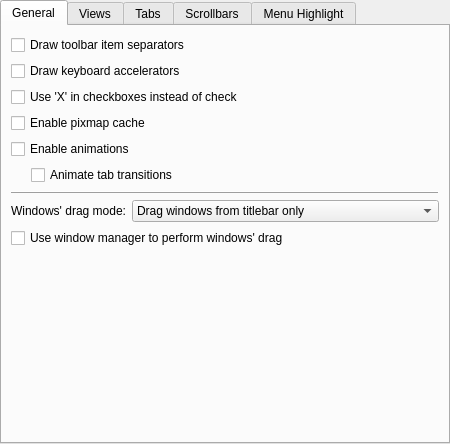
<?xml version="1.0" encoding="UTF-8"?>
<ui version="4.0">
 <class>OxygenStyleConfig</class>
 <widget class="QWidget" name="OxygenStyleConfig">
  <property name="geometry">
   <rect>
    <x>0</x>
    <y>0</y>
    <width>450</width>
    <height>444</height>
   </rect>
  </property>
  <property name="sizePolicy">
   <sizepolicy hsizetype="Preferred" vsizetype="Preferred">
    <horstretch>0</horstretch>
    <verstretch>0</verstretch>
   </sizepolicy>
  </property>
  <property name="minimumSize">
   <size>
    <width>450</width>
    <height>200</height>
   </size>
  </property>
  <property name="windowTitle">
   <string>Dialog</string>
  </property>
  <layout class="QVBoxLayout" name="verticalLayout">
   <property name="margin">
    <number>0</number>
   </property>
   <item>
    <widget class="KTabWidget" name="tabWidget">
     <property name="sizePolicy">
      <sizepolicy hsizetype="Expanding" vsizetype="Expanding">
       <horstretch>0</horstretch>
       <verstretch>0</verstretch>
      </sizepolicy>
     </property>
     <property name="currentIndex">
      <number>0</number>
     </property>
     <widget class="QWidget" name="tab_1">
      <attribute name="title">
       <string>General</string>
      </attribute>
      <layout class="QVBoxLayout" name="verticalLayout_3">
       <item>
        <widget class="QCheckBox" name="_toolBarDrawItemSeparator">
         <property name="text">
          <string>Draw toolbar item separators</string>
         </property>
        </widget>
       </item>
       <item>
        <widget class="QCheckBox" name="_showMnemonics">
         <property name="text">
          <string>Draw keyboard accelerators</string>
         </property>
        </widget>
       </item>
       <item>
        <widget class="QCheckBox" name="_checkDrawX">
         <property name="text">
          <string>Use 'X' in checkboxes instead of check</string>
         </property>
        </widget>
       </item>
       <item>
        <widget class="QCheckBox" name="_cacheEnabled">
         <property name="text">
          <string>Enable pixmap cache</string>
         </property>
        </widget>
       </item>
       <item>
        <widget class="QCheckBox" name="_animationsEnabled">
         <property name="text">
          <string>Enable animations</string>
         </property>
        </widget>
       </item>
       <item>
        <widget class="QWidget" name="_stackedTransitionWidget" native="true">
         <layout class="QHBoxLayout" name="horizontalLayout_2">
          <property name="margin">
           <number>0</number>
          </property>
          <item>
           <spacer name="horizontalSpacer_4">
            <property name="orientation">
             <enum>Qt::Horizontal</enum>
            </property>
            <property name="sizeType">
             <enum>QSizePolicy::Fixed</enum>
            </property>
            <property name="sizeHint" stdset="0">
             <size>
              <width>20</width>
              <height>20</height>
             </size>
            </property>
           </spacer>
          </item>
          <item>
           <widget class="QCheckBox" name="_stackedWidgetTransitionsEnabled">
            <property name="sizePolicy">
             <sizepolicy hsizetype="Expanding" vsizetype="Fixed">
              <horstretch>0</horstretch>
              <verstretch>0</verstretch>
             </sizepolicy>
            </property>
            <property name="text">
             <string>Animate tab transitions</string>
            </property>
           </widget>
          </item>
         </layout>
        </widget>
       </item>
       <item>
        <widget class="QFrame" name="frame">
         <property name="frameShape">
          <enum>QFrame::HLine</enum>
         </property>
         <property name="frameShadow">
          <enum>QFrame::Raised</enum>
         </property>
        </widget>
       </item>
       <item>
        <layout class="QHBoxLayout" name="horizontalLayout_4">
         <item>
          <widget class="QLabel" name="label_3">
           <property name="sizePolicy">
            <sizepolicy hsizetype="Fixed" vsizetype="Preferred">
             <horstretch>0</horstretch>
             <verstretch>0</verstretch>
            </sizepolicy>
           </property>
           <property name="text">
            <string>Windows' drag mode:</string>
           </property>
           <property name="alignment">
            <set>Qt::AlignRight|Qt::AlignTrailing|Qt::AlignVCenter</set>
           </property>
           <property name="buddy">
            <cstring>_windowDragMode</cstring>
           </property>
          </widget>
         </item>
         <item>
          <widget class="KComboBox" name="_windowDragMode">
           <item>
            <property name="text">
             <string>Drag windows from titlebar only</string>
            </property>
           </item>
           <item>
            <property name="text">
             <string>Drag windows from titlebar, menubar and toolbars</string>
            </property>
           </item>
           <item>
            <property name="text">
             <string>Drag windows from all empty areas</string>
            </property>
           </item>
          </widget>
         </item>
        </layout>
       </item>
       <item>
        <widget class="QCheckBox" name="_useWMMoveResize">
         <property name="text">
          <string>Use window manager to perform windows' drag</string>
         </property>
        </widget>
       </item>
       <item>
        <spacer name="verticalSpacer_4">
         <property name="orientation">
          <enum>Qt::Vertical</enum>
         </property>
         <property name="sizeHint" stdset="0">
          <size>
           <width>20</width>
           <height>40</height>
          </size>
         </property>
        </spacer>
       </item>
      </layout>
     </widget>
     <widget class="QWidget" name="tab_2">
      <attribute name="title">
       <string>Views</string>
      </attribute>
      <layout class="QGridLayout" name="gridLayout_5">
       <item row="0" column="0" colspan="2">
        <widget class="QCheckBox" name="_viewDrawFocusIndicator">
         <property name="text">
          <string>Draw focus indicator</string>
         </property>
        </widget>
       </item>
       <item row="1" column="0" colspan="2">
        <widget class="QCheckBox" name="_viewDrawTreeBranchLines">
         <property name="text">
          <string>Draw tree branch lines</string>
         </property>
        </widget>
       </item>
       <item row="2" column="0" colspan="2">
        <widget class="QCheckBox" name="_viewDrawTriangularExpander">
         <property name="text">
          <string>Use triangle tree expander instead of +/-</string>
         </property>
        </widget>
       </item>
       <item row="3" column="0">
        <spacer name="horizontalSpacer_5">
         <property name="orientation">
          <enum>Qt::Horizontal</enum>
         </property>
         <property name="sizeType">
          <enum>QSizePolicy::Fixed</enum>
         </property>
         <property name="sizeHint" stdset="0">
          <size>
           <width>25</width>
           <height>20</height>
          </size>
         </property>
        </spacer>
       </item>
       <item row="3" column="1">
        <widget class="QWidget" name="_viewsExpertWidget" native="true">
         <layout class="QHBoxLayout" name="horizontalLayout">
          <property name="margin">
           <number>0</number>
          </property>
          <item>
           <widget class="QLabel" name="label_4">
            <property name="text">
             <string>Triangle size:</string>
            </property>
            <property name="buddy">
             <cstring>_viewTriangularExpanderSize</cstring>
            </property>
           </widget>
          </item>
          <item>
           <widget class="KComboBox" name="_viewTriangularExpanderSize">
            <item>
             <property name="text">
              <string>Tiny</string>
             </property>
            </item>
            <item>
             <property name="text">
              <string>Small</string>
             </property>
            </item>
            <item>
             <property name="text">
              <string>Normal</string>
             </property>
            </item>
           </widget>
          </item>
          <item>
           <spacer name="horizontalSpacer_3">
            <property name="orientation">
             <enum>Qt::Horizontal</enum>
            </property>
            <property name="sizeHint" stdset="0">
             <size>
              <width>40</width>
              <height>20</height>
             </size>
            </property>
           </spacer>
          </item>
         </layout>
        </widget>
       </item>
       <item row="4" column="0" colspan="2">
        <spacer name="verticalSpacer_3">
         <property name="orientation">
          <enum>Qt::Vertical</enum>
         </property>
         <property name="sizeHint" stdset="0">
          <size>
           <width>259</width>
           <height>70</height>
          </size>
         </property>
        </spacer>
       </item>
      </layout>
     </widget>
     <widget class="QWidget" name="tab_3">
      <attribute name="title">
       <string>Tabs</string>
      </attribute>
      <layout class="QGridLayout" name="gridLayout_2">
       <item row="3" column="0">
        <spacer name="verticalSpacer_2">
         <property name="orientation">
          <enum>Qt::Vertical</enum>
         </property>
         <property name="sizeHint" stdset="0">
          <size>
           <width>20</width>
           <height>40</height>
          </size>
         </property>
        </spacer>
       </item>
       <item row="1" column="0">
        <widget class="QRadioButton" name="_tabStyleSingle">
         <property name="text">
          <string comment="Renders each inactive tab in a tabbar as separate darker slab">Single</string>
         </property>
        </widget>
       </item>
       <item row="2" column="0">
        <widget class="QRadioButton" name="_tabStylePlain">
         <property name="text">
          <string comment="Renders inactive tabs in a tabbar as a unique darker slab">Plain</string>
         </property>
        </widget>
       </item>
       <item row="0" column="0">
        <widget class="QLabel" name="label_2">
         <property name="text">
          <string>Inactive tabs style:</string>
         </property>
        </widget>
       </item>
      </layout>
     </widget>
     <widget class="QWidget" name="tab_4">
      <attribute name="title">
       <string>Scrollbars</string>
      </attribute>
      <layout class="QVBoxLayout" name="verticalLayout_2">
       <item>
        <layout class="QHBoxLayout" name="horizontalLayout_3">
         <item>
          <widget class="QLabel" name="label">
           <property name="text">
            <string>Scrollbar width:</string>
           </property>
           <property name="alignment">
            <set>Qt::AlignRight|Qt::AlignTrailing|Qt::AlignVCenter</set>
           </property>
           <property name="buddy">
            <cstring>_scrollBarWidthSlider</cstring>
           </property>
          </widget>
         </item>
         <item>
          <widget class="QSlider" name="_scrollBarWidthSlider">
           <property name="minimum">
            <number>10</number>
           </property>
           <property name="maximum">
            <number>30</number>
           </property>
           <property name="pageStep">
            <number>5</number>
           </property>
           <property name="orientation">
            <enum>Qt::Horizontal</enum>
           </property>
           <property name="tickPosition">
            <enum>QSlider::TicksBelow</enum>
           </property>
           <property name="tickInterval">
            <number>5</number>
           </property>
          </widget>
         </item>
         <item>
          <widget class="KIntSpinBox" name="_scrollBarWidth">
           <property name="alignment">
            <set>Qt::AlignRight|Qt::AlignTrailing|Qt::AlignVCenter</set>
           </property>
           <property name="minimum">
            <number>10</number>
           </property>
           <property name="maximum">
            <number>30</number>
           </property>
          </widget>
         </item>
         <item>
          <spacer name="horizontalSpacer_2">
           <property name="orientation">
            <enum>Qt::Horizontal</enum>
           </property>
           <property name="sizeHint" stdset="0">
            <size>
             <width>40</width>
             <height>20</height>
            </size>
           </property>
          </spacer>
         </item>
        </layout>
       </item>
       <item>
        <layout class="QGridLayout" name="gridLayout_4">
         <item row="0" column="0">
          <widget class="QLabel" name="label_5">
           <property name="text">
            <string>Top arrow button type:</string>
           </property>
           <property name="alignment">
            <set>Qt::AlignRight|Qt::AlignTrailing|Qt::AlignVCenter</set>
           </property>
          </widget>
         </item>
         <item row="1" column="0">
          <widget class="QLabel" name="label_6">
           <property name="text">
            <string>Bottom arrow button type:</string>
           </property>
           <property name="alignment">
            <set>Qt::AlignRight|Qt::AlignTrailing|Qt::AlignVCenter</set>
           </property>
          </widget>
         </item>
         <item row="0" column="1">
          <widget class="KComboBox" name="_scrollBarSubLineButtons">
           <item>
            <property name="text">
             <string>No buttons</string>
            </property>
           </item>
           <item>
            <property name="text">
             <string>One button</string>
            </property>
           </item>
           <item>
            <property name="text">
             <string>Two buttons</string>
            </property>
           </item>
          </widget>
         </item>
         <item row="0" column="2">
          <spacer name="horizontalSpacer">
           <property name="orientation">
            <enum>Qt::Horizontal</enum>
           </property>
           <property name="sizeHint" stdset="0">
            <size>
             <width>40</width>
             <height>20</height>
            </size>
           </property>
          </spacer>
         </item>
         <item row="1" column="1">
          <widget class="KComboBox" name="_scrollBarAddLineButtons">
           <item>
            <property name="text">
             <string>No button</string>
            </property>
           </item>
           <item>
            <property name="text">
             <string>One button</string>
            </property>
           </item>
           <item>
            <property name="text">
             <string>Two buttons</string>
            </property>
           </item>
          </widget>
         </item>
        </layout>
       </item>
       <item>
        <spacer name="verticalSpacer">
         <property name="orientation">
          <enum>Qt::Vertical</enum>
         </property>
         <property name="sizeHint" stdset="0">
          <size>
           <width>20</width>
           <height>40</height>
          </size>
         </property>
        </spacer>
       </item>
      </layout>
     </widget>
     <widget class="QWidget" name="tab_5">
      <attribute name="title">
       <string>Menu Highlight</string>
      </attribute>
      <layout class="QGridLayout" name="gridLayout_3">
       <item row="0" column="0">
        <widget class="QRadioButton" name="_menuHighlightDark">
         <property name="text">
          <string>Use dark color</string>
         </property>
        </widget>
       </item>
       <item row="1" column="0">
        <widget class="QRadioButton" name="_menuHighlightStrong">
         <property name="text">
          <string>Use selection color (plain)</string>
         </property>
        </widget>
       </item>
       <item row="2" column="0">
        <widget class="QRadioButton" name="_menuHighlightSubtle">
         <property name="text">
          <string>Use selection color (subtle)</string>
         </property>
        </widget>
       </item>
       <item row="3" column="0">
        <spacer name="verticalSpacer_5">
         <property name="orientation">
          <enum>Qt::Vertical</enum>
         </property>
         <property name="sizeHint" stdset="0">
          <size>
           <width>20</width>
           <height>40</height>
          </size>
         </property>
        </spacer>
       </item>
      </layout>
     </widget>
    </widget>
   </item>
  </layout>
 </widget>
 <customwidgets>
  <customwidget>
   <class>KIntSpinBox</class>
   <extends>QSpinBox</extends>
   <header>knuminput.h</header>
  </customwidget>
  <customwidget>
   <class>KComboBox</class>
   <extends>QComboBox</extends>
   <header>kcombobox.h</header>
  </customwidget>
  <customwidget>
   <class>KTabWidget</class>
   <extends>QTabWidget</extends>
   <header>ktabwidget.h</header>
   <container>1</container>
  </customwidget>
 </customwidgets>
 <resources/>
 <connections>
  <connection>
   <sender>_scrollBarWidth</sender>
   <signal>valueChanged(int)</signal>
   <receiver>_scrollBarWidthSlider</receiver>
   <slot>setValue(int)</slot>
   <hints>
    <hint type="sourcelabel">
     <x>200</x>
     <y>275</y>
    </hint>
    <hint type="destinationlabel">
     <x>112</x>
     <y>275</y>
    </hint>
   </hints>
  </connection>
  <connection>
   <sender>_scrollBarWidthSlider</sender>
   <signal>valueChanged(int)</signal>
   <receiver>_scrollBarWidth</receiver>
   <slot>setValue(int)</slot>
   <hints>
    <hint type="sourcelabel">
     <x>112</x>
     <y>275</y>
    </hint>
    <hint type="destinationlabel">
     <x>200</x>
     <y>275</y>
    </hint>
   </hints>
  </connection>
 </connections>
</ui>
